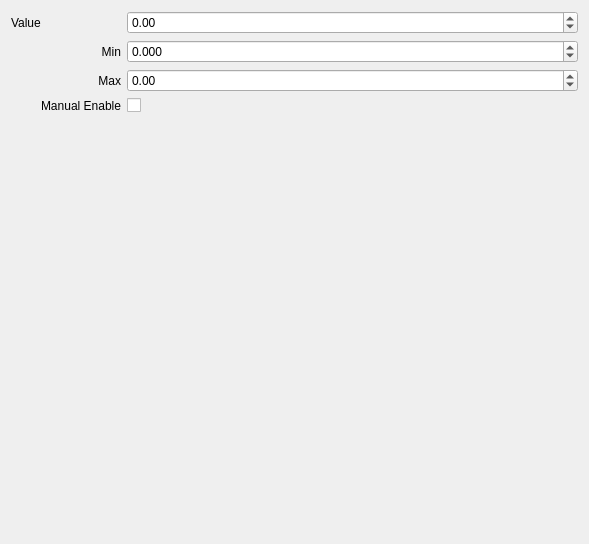
<?xml version="1.0" encoding="UTF-8"?>
<ui version="4.0">
 <class>Form</class>
 <widget class="QWidget" name="Form">
  <property name="geometry">
   <rect>
    <x>0</x>
    <y>0</y>
    <width>589</width>
    <height>544</height>
   </rect>
  </property>
  <property name="windowTitle">
   <string>Form</string>
  </property>
  <layout class="QVBoxLayout" name="verticalLayout">
   <item>
    <layout class="QFormLayout" name="formLayout">
     <item row="0" column="0">
      <widget class="QLabel" name="label_2">
       <property name="text">
        <string>Value</string>
       </property>
      </widget>
     </item>
     <item row="0" column="1">
      <widget class="QDoubleSpinBox" name="ui_value">
       <property name="minimum">
        <double>-1000000.000000000000000</double>
       </property>
       <property name="maximum">
        <double>1000000.000000000000000</double>
       </property>
      </widget>
     </item>
     <item row="1" column="0">
      <widget class="QLabel" name="label_6">
       <property name="minimumSize">
        <size>
         <width>110</width>
         <height>0</height>
        </size>
       </property>
       <property name="text">
        <string>Min</string>
       </property>
       <property name="alignment">
        <set>Qt::AlignRight|Qt::AlignTrailing|Qt::AlignVCenter</set>
       </property>
      </widget>
     </item>
     <item row="2" column="0">
      <widget class="QLabel" name="label_3">
       <property name="minimumSize">
        <size>
         <width>110</width>
         <height>0</height>
        </size>
       </property>
       <property name="text">
        <string>Max</string>
       </property>
       <property name="alignment">
        <set>Qt::AlignRight|Qt::AlignTrailing|Qt::AlignVCenter</set>
       </property>
      </widget>
     </item>
     <item row="3" column="0">
      <widget class="QLabel" name="label_4">
       <property name="minimumSize">
        <size>
         <width>110</width>
         <height>0</height>
        </size>
       </property>
       <property name="text">
        <string>Manual Enable</string>
       </property>
       <property name="alignment">
        <set>Qt::AlignRight|Qt::AlignTrailing|Qt::AlignVCenter</set>
       </property>
      </widget>
     </item>
     <item row="3" column="1">
      <widget class="QCheckBox" name="ui_manual_enable">
       <property name="text">
        <string/>
       </property>
      </widget>
     </item>
     <item row="2" column="1">
      <widget class="QDoubleSpinBox" name="ui_max">
       <property name="minimum">
        <double>-1000000.000000000000000</double>
       </property>
       <property name="maximum">
        <double>1000000.000000000000000</double>
       </property>
      </widget>
     </item>
     <item row="1" column="1">
      <widget class="QDoubleSpinBox" name="ui_min">
       <property name="decimals">
        <number>3</number>
       </property>
       <property name="minimum">
        <double>-1000000.000000000000000</double>
       </property>
       <property name="maximum">
        <double>1000000.000000000000000</double>
       </property>
      </widget>
     </item>
    </layout>
   </item>
   <item>
    <spacer name="verticalSpacer">
     <property name="orientation">
      <enum>Qt::Vertical</enum>
     </property>
     <property name="sizeHint" stdset="0">
      <size>
       <width>20</width>
       <height>40</height>
      </size>
     </property>
    </spacer>
   </item>
  </layout>
 </widget>
 <resources/>
 <connections/>
</ui>
